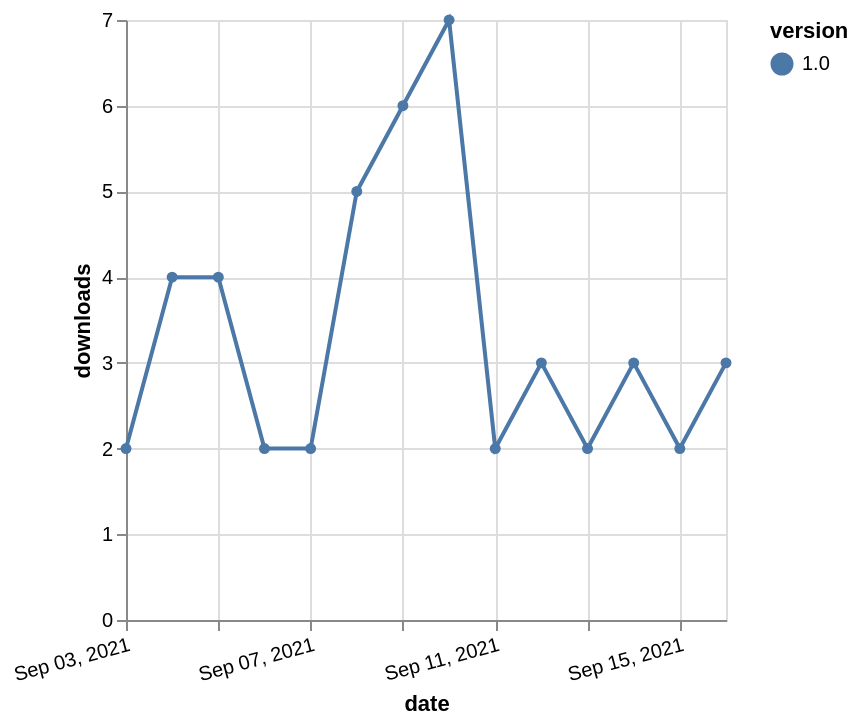

Vega-Lite specification for this chart:
### Vega-Lite specification from a JSON file in a GitHub repository (floating-point values rounded to 4 significant figures)
{"$schema": "https://vega.github.io/schema/vega-lite/v5.json", "description": "A simple bar chart with embedded data.", "data": {"values": [{"date": "2021-09-03", "total": 4476, "delta": 2, "version": "1.0"}, {"date": "2021-09-04", "total": 4480, "delta": 4, "version": "1.0"}, {"date": "2021-09-05", "total": 4484, "delta": 4, "version": "1.0"}, {"date": "2021-09-06", "total": 4486, "delta": 2, "version": "1.0"}, {"date": "2021-09-07", "total": 4488, "delta": 2, "version": "1.0"}, {"date": "2021-09-08", "total": 4493, "delta": 5, "version": "1.0"}, {"date": "2021-09-09", "total": 4499, "delta": 6, "version": "1.0"}, {"date": "2021-09-10", "total": 4506, "delta": 7, "version": "1.0"}, {"date": "2021-09-11", "total": 4508, "delta": 2, "version": "1.0"}, {"date": "2021-09-12", "total": 4511, "delta": 3, "version": "1.0"}, {"date": "2021-09-13", "total": 4513, "delta": 2, "version": "1.0"}, {"date": "2021-09-14", "total": 4516, "delta": 3, "version": "1.0"}, {"date": "2021-09-15", "total": 4518, "delta": 2, "version": "1.0"}, {"date": "2021-09-16", "total": 4521, "delta": 3, "version": "1.0"}]}, "width": "container", "mark": {"type": "line", "point": {"filled": true}}, "encoding": {"x": {"field": "date", "type": "temporal", "timeUnit": "yearmonthdate", "title": "date", "axis": {"labelAngle": -15}}, "y": {"field": "delta", "type": "quantitative", "title": "downloads"}, "color": {"field": "version", "type": "nominal"}, "tooltip": {"field": "delta"}}}
